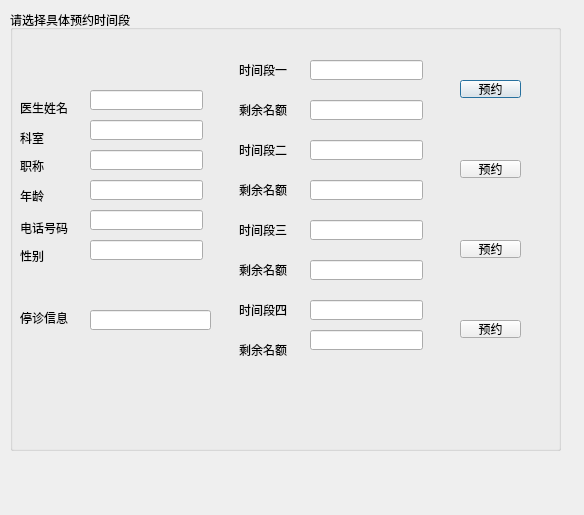
<?xml version="1.0" encoding="UTF-8"?>
<ui version="4.0">
 <class>choosetime</class>
 <widget class="QDialog" name="choosetime">
  <property name="geometry">
   <rect>
    <x>0</x>
    <y>0</y>
    <width>584</width>
    <height>515</height>
   </rect>
  </property>
  <property name="windowTitle">
   <string>Dialog</string>
  </property>
  <widget class="QGroupBox" name="groupBox">
   <property name="geometry">
    <rect>
     <x>10</x>
     <y>10</y>
     <width>551</width>
     <height>441</height>
    </rect>
   </property>
   <property name="title">
    <string>请选择具体预约时间段</string>
   </property>
   <widget class="QLabel" name="label">
    <property name="geometry">
     <rect>
      <x>10</x>
      <y>90</y>
      <width>51</width>
      <height>16</height>
     </rect>
    </property>
    <property name="text">
     <string>医生姓名</string>
    </property>
   </widget>
   <widget class="QLabel" name="label_2">
    <property name="geometry">
     <rect>
      <x>10</x>
      <y>120</y>
      <width>51</width>
      <height>16</height>
     </rect>
    </property>
    <property name="text">
     <string>科室</string>
    </property>
   </widget>
   <widget class="QLabel" name="label_4">
    <property name="geometry">
     <rect>
      <x>10</x>
      <y>180</y>
      <width>40</width>
      <height>12</height>
     </rect>
    </property>
    <property name="text">
     <string>年龄</string>
    </property>
   </widget>
   <widget class="QLabel" name="label_5">
    <property name="geometry">
     <rect>
      <x>10</x>
      <y>210</y>
      <width>61</width>
      <height>16</height>
     </rect>
    </property>
    <property name="text">
     <string>电话号码</string>
    </property>
   </widget>
   <widget class="QLabel" name="label_6">
    <property name="geometry">
     <rect>
      <x>10</x>
      <y>240</y>
      <width>40</width>
      <height>12</height>
     </rect>
    </property>
    <property name="text">
     <string>性别</string>
    </property>
   </widget>
   <widget class="QLabel" name="label_7">
    <property name="geometry">
     <rect>
      <x>10</x>
      <y>150</y>
      <width>40</width>
      <height>12</height>
     </rect>
    </property>
    <property name="text">
     <string>职称</string>
    </property>
   </widget>
   <widget class="QLineEdit" name="name">
    <property name="geometry">
     <rect>
      <x>80</x>
      <y>80</y>
      <width>113</width>
      <height>20</height>
     </rect>
    </property>
   </widget>
   <widget class="QLineEdit" name="department">
    <property name="geometry">
     <rect>
      <x>80</x>
      <y>110</y>
      <width>113</width>
      <height>20</height>
     </rect>
    </property>
   </widget>
   <widget class="QLineEdit" name="title">
    <property name="geometry">
     <rect>
      <x>80</x>
      <y>140</y>
      <width>113</width>
      <height>20</height>
     </rect>
    </property>
   </widget>
   <widget class="QLineEdit" name="age">
    <property name="geometry">
     <rect>
      <x>80</x>
      <y>170</y>
      <width>113</width>
      <height>20</height>
     </rect>
    </property>
   </widget>
   <widget class="QLineEdit" name="phonenumber">
    <property name="geometry">
     <rect>
      <x>80</x>
      <y>200</y>
      <width>113</width>
      <height>20</height>
     </rect>
    </property>
   </widget>
   <widget class="QLineEdit" name="gender">
    <property name="geometry">
     <rect>
      <x>80</x>
      <y>230</y>
      <width>113</width>
      <height>20</height>
     </rect>
    </property>
   </widget>
   <widget class="QPushButton" name="appoint1">
    <property name="geometry">
     <rect>
      <x>450</x>
      <y>70</y>
      <width>61</width>
      <height>18</height>
     </rect>
    </property>
    <property name="text">
     <string>预约</string>
    </property>
    <property name="default">
     <bool>false</bool>
    </property>
   </widget>
   <widget class="QLineEdit" name="time1">
    <property name="geometry">
     <rect>
      <x>300</x>
      <y>50</y>
      <width>113</width>
      <height>20</height>
     </rect>
    </property>
   </widget>
   <widget class="QLabel" name="label_3">
    <property name="geometry">
     <rect>
      <x>229</x>
      <y>50</y>
      <width>51</width>
      <height>20</height>
     </rect>
    </property>
    <property name="text">
     <string>时间段一</string>
    </property>
   </widget>
   <widget class="QLabel" name="label_8">
    <property name="geometry">
     <rect>
      <x>229</x>
      <y>90</y>
      <width>51</width>
      <height>20</height>
     </rect>
    </property>
    <property name="text">
     <string>剩余名额</string>
    </property>
   </widget>
   <widget class="QLineEdit" name="remain1">
    <property name="geometry">
     <rect>
      <x>300</x>
      <y>90</y>
      <width>113</width>
      <height>20</height>
     </rect>
    </property>
   </widget>
   <widget class="QLabel" name="label_9">
    <property name="geometry">
     <rect>
      <x>229</x>
      <y>130</y>
      <width>51</width>
      <height>20</height>
     </rect>
    </property>
    <property name="text">
     <string>时间段二</string>
    </property>
   </widget>
   <widget class="QLabel" name="label_10">
    <property name="geometry">
     <rect>
      <x>229</x>
      <y>170</y>
      <width>51</width>
      <height>20</height>
     </rect>
    </property>
    <property name="text">
     <string>剩余名额</string>
    </property>
   </widget>
   <widget class="QLineEdit" name="time2">
    <property name="geometry">
     <rect>
      <x>300</x>
      <y>130</y>
      <width>113</width>
      <height>20</height>
     </rect>
    </property>
   </widget>
   <widget class="QLineEdit" name="remain2">
    <property name="geometry">
     <rect>
      <x>300</x>
      <y>170</y>
      <width>113</width>
      <height>20</height>
     </rect>
    </property>
   </widget>
   <widget class="QLineEdit" name="time3">
    <property name="geometry">
     <rect>
      <x>300</x>
      <y>210</y>
      <width>113</width>
      <height>20</height>
     </rect>
    </property>
   </widget>
   <widget class="QLineEdit" name="time4">
    <property name="geometry">
     <rect>
      <x>300</x>
      <y>290</y>
      <width>113</width>
      <height>20</height>
     </rect>
    </property>
   </widget>
   <widget class="QLineEdit" name="remain4">
    <property name="geometry">
     <rect>
      <x>300</x>
      <y>320</y>
      <width>113</width>
      <height>20</height>
     </rect>
    </property>
   </widget>
   <widget class="QLabel" name="label_11">
    <property name="geometry">
     <rect>
      <x>229</x>
      <y>330</y>
      <width>51</width>
      <height>20</height>
     </rect>
    </property>
    <property name="text">
     <string>剩余名额</string>
    </property>
   </widget>
   <widget class="QLineEdit" name="tingzhen">
    <property name="geometry">
     <rect>
      <x>80</x>
      <y>300</y>
      <width>121</width>
      <height>20</height>
     </rect>
    </property>
    <property name="inputMask">
     <string/>
    </property>
   </widget>
   <widget class="QLabel" name="label_12">
    <property name="geometry">
     <rect>
      <x>229</x>
      <y>290</y>
      <width>51</width>
      <height>20</height>
     </rect>
    </property>
    <property name="text">
     <string>时间段四</string>
    </property>
   </widget>
   <widget class="QLabel" name="label_13">
    <property name="geometry">
     <rect>
      <x>229</x>
      <y>250</y>
      <width>51</width>
      <height>20</height>
     </rect>
    </property>
    <property name="text">
     <string>剩余名额</string>
    </property>
   </widget>
   <widget class="QLabel" name="label_14">
    <property name="geometry">
     <rect>
      <x>229</x>
      <y>210</y>
      <width>51</width>
      <height>20</height>
     </rect>
    </property>
    <property name="text">
     <string>时间段三</string>
    </property>
   </widget>
   <widget class="QLineEdit" name="remain3">
    <property name="geometry">
     <rect>
      <x>300</x>
      <y>250</y>
      <width>113</width>
      <height>20</height>
     </rect>
    </property>
   </widget>
   <widget class="QPushButton" name="appoint2">
    <property name="geometry">
     <rect>
      <x>450</x>
      <y>150</y>
      <width>61</width>
      <height>18</height>
     </rect>
    </property>
    <property name="text">
     <string>预约</string>
    </property>
    <property name="default">
     <bool>false</bool>
    </property>
   </widget>
   <widget class="QPushButton" name="appoint3">
    <property name="geometry">
     <rect>
      <x>450</x>
      <y>230</y>
      <width>61</width>
      <height>18</height>
     </rect>
    </property>
    <property name="text">
     <string>预约</string>
    </property>
    <property name="default">
     <bool>false</bool>
    </property>
   </widget>
   <widget class="QPushButton" name="apppoint4">
    <property name="geometry">
     <rect>
      <x>450</x>
      <y>310</y>
      <width>61</width>
      <height>18</height>
     </rect>
    </property>
    <property name="text">
     <string>预约</string>
    </property>
    <property name="default">
     <bool>false</bool>
    </property>
   </widget>
   <widget class="QLabel" name="label_29">
    <property name="geometry">
     <rect>
      <x>10</x>
      <y>300</y>
      <width>51</width>
      <height>16</height>
     </rect>
    </property>
    <property name="text">
     <string>停诊信息</string>
    </property>
   </widget>
  </widget>
 </widget>
 <resources/>
 <connections/>
</ui>
